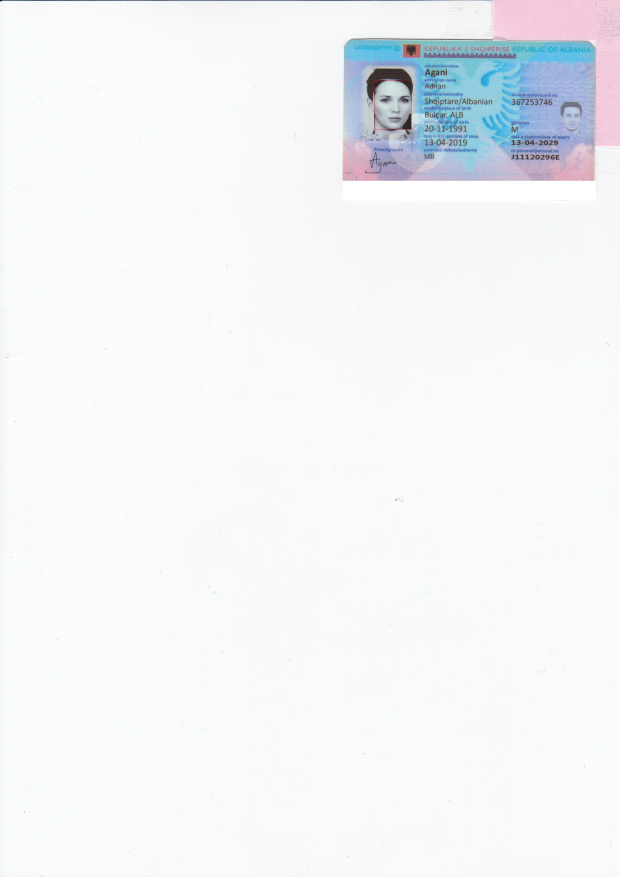
#> input picture sample_data/forged/alb_id_00.jpg, 2480 x 3507 px (shown at 1/4 size)
$ python -i tamper_detection.py   (imports and definitions only)
#> lines starting #> are read from the running program, lines starting #| are printed output that depends on the picture
"""
Step 4 — Tampering Detection (Error Level Analysis + Copy-Move Detection)

Two complementary classical image forensics techniques, no ML:

1. **ELA (Error Level Analysis)**: Re-save the image at a fixed JPEG
   quality, diff it pixel-by-pixel against the original, and amplify.
   Digitally edited regions compress differently from untouched regions.
   Uses **localized block-based scoring** so small tampered areas aren't
   diluted by a large clean background.

2. **Copy-Move Detection**: Uses ORB keypoint matching to find duplicated
   regions within the same image — a telltale sign of clone-stamp edits
   (e.g. blanking out an MRZ by copying a nearby background patch).

Outputs a Tamper Score (0-100) plus a heatmap image for the dashboard.
"""

import io
import logging
from dataclasses import dataclass
from typing import Optional

import numpy as np
from PIL import Image, ImageChops
import cv2

logger = logging.getLogger(__name__)


@dataclass
class TamperResult:
    tamper_score: float                # 0-100, higher = more likely tampered
    heatmap_overlay: np.ndarray         # RGB image: original + heatmap overlay
    heatmap_raw: np.ndarray             # grayscale ELA diff map
    hotspot_fraction: float             # fraction of pixels flagged as anomalous
    mean_diff: float
    max_diff: float
    ela_score: float = 0.0              # ELA sub-score (0-100)
    copy_move_score: float = 0.0        # Copy-move sub-score (0-100)
    copy_move_matches: int = 0          # number of suspicious match clusters found


def _to_pil(image: np.ndarray) -> Image.Image:
    if image.dtype != np.uint8:
        image = image.astype(np.uint8)
    return Image.fromarray(image)


def compute_ela(image: np.ndarray, jpeg_quality: int = 90, scale: float = 15.0) -> np.ndarray:
    """
    Re-compress `image` (RGB numpy array) as JPEG at `jpeg_quality`,
    reload it, and return the per-pixel absolute difference from the
    original, amplified by `scale` for visibility.
    """
    pil_img = _to_pil(image).convert("RGB")

    buffer = io.BytesIO()
    pil_img.save(buffer, "JPEG", quality=jpeg_quality)
    buffer.seek(0)
    recompressed = Image.open(buffer)

    diff = ImageChops.difference(pil_img, recompressed)
    diff_arr = np.asarray(diff).astype(np.float32)

    amplified = np.clip(diff_arr * scale, 0, 255).astype(np.uint8)
    return amplified


def _localized_ela_score(gray_ela: np.ndarray, block_size: int = 64) -> float:
    """
    Instead of averaging over the entire image (which dilutes small tampered
    areas), divide into blocks and use the **95th-percentile block mean**.
    This highlights localized anomalies even in mostly-clean images.
    """
    h, w = gray_ela.shape
    if h < block_size or w < block_size:
        return float(np.mean(gray_ela))

    block_means = []
    for i in range(0, h - block_size + 1, block_size):
        for j in range(0, w - block_size + 1, block_size):
            block = gray_ela[i:i + block_size, j:j + block_size]
            block_means.append(float(np.mean(block)))

    if not block_means:
        return float(np.mean(gray_ela))

    block_means.sort()
    # Use 95th percentile of block means — catches localized hot regions
    idx_95 = int(len(block_means) * 0.95)
    top_blocks = block_means[idx_95:]
    return float(np.mean(top_blocks)) if top_blocks else block_means[-1]


def _detect_copy_move(image: np.ndarray, min_matches: int = 8, distance_threshold: float = 30.0) -> tuple[float, int, np.ndarray]:
    """
    ORB keypoint-based copy-move forgery detection.

    Detects duplicated regions within the same image by finding keypoint
    matches that are spatially displaced (i.e. not matching themselves).
    Returns (score 0-100, number of suspicious clusters, visualization mask).
    """
    gray = cv2.cvtColor(image, cv2.COLOR_RGB2GRAY) if image.ndim == 3 else image

    # Resize for speed if the image is very large
    max_dim = 1024
    h, w = gray.shape[:2]
    scale_factor = 1.0
    if max(h, w) > max_dim:
        scale_factor = max_dim / max(h, w)
        gray = cv2.resize(gray, (int(w * scale_factor), int(h * scale_factor)))

    # ORB feature detection
    orb = cv2.ORB_create(nfeatures=2000)
    keypoints, descriptors = orb.detectAndCompute(gray, None)

    if descriptors is None or len(keypoints) < min_matches * 2:
        return 0.0, 0, np.zeros((h, w), dtype=np.uint8)

    # BFMatcher with Hamming distance
    bf = cv2.BFMatcher(cv2.NORM_HAMMING, crossCheck=False)
    matches = bf.knnMatch(descriptors, descriptors, k=5)

    # Filter: keep matches where the descriptors are similar but the
    # keypoints are spatially far apart (not self-matches)
    suspicious_pairs = []
    min_spatial_dist = 20.0 / scale_factor  # minimum pixel displacement

    for match_group in matches:
        for m in match_group:
            if m.queryIdx == m.trainIdx:
                continue  # skip self-match
            pt1 = np.array(keypoints[m.queryIdx].pt)
            pt2 = np.array(keypoints[m.trainIdx].pt)
            spatial_dist = np.linalg.norm(pt1 - pt2)
            if spatial_dist > min_spatial_dist and m.distance < distance_threshold:
                suspicious_pairs.append((m.queryIdx, m.trainIdx, pt1, pt2))

    # Build a mask highlighting suspicious regions
    mask = np.zeros(gray.shape[:2], dtype=np.uint8)
    for _, _, pt1, pt2 in suspicious_pairs:
        cv2.circle(mask, (int(pt1[0]), int(pt1[1])), 8, 255, -1)
        cv2.circle(mask, (int(pt2[0]), int(pt2[1])), 8, 255, -1)

    if scale_factor < 1.0:
        mask = cv2.resize(mask, (w, h))

    num_clusters = len(suspicious_pairs) // 2  # rough cluster count
    # Score: saturates around 40+ suspicious pairs
    score = min(100.0, (len(suspicious_pairs) / 40.0) * 100.0)

    return float(score), num_clusters, mask


def _build_heatmap_overlay(original: np.ndarray, ela_map: np.ndarray, copy_move_mask: Optional[np.ndarray] = None, alpha: float = 0.55) -> np.ndarray:
    """Overlay a JET colormap of the (grayscale) ELA intensity onto the original image."""
    gray = cv2.cvtColor(ela_map, cv2.COLOR_RGB2GRAY) if ela_map.ndim == 3 else ela_map
    gray_blurred = cv2.GaussianBlur(gray, (5, 5), 0)

    # Merge copy-move mask into ELA heatmap if available
    if copy_move_mask is not None:
        cm_resized = cv2.resize(copy_move_mask, (gray.shape[1], gray.shape[0])) if copy_move_mask.shape[:2] != gray.shape[:2] else copy_move_mask
        gray_blurred = np.maximum(gray_blurred, cm_resized)

    heat_color = cv2.applyColorMap(gray_blurred, cv2.COLORMAP_JET)
    heat_color = cv2.cvtColor(heat_color, cv2.COLOR_BGR2RGB)

    original_resized = cv2.resize(original, (gray.shape[1], gray.shape[0])) if original.shape[:2] != gray.shape[:2] else original
    if original_resized.ndim == 2:
        original_resized = cv2.cvtColor(original_resized, cv2.COLOR_GRAY2RGB)

    mask = (gray_blurred.astype(np.float32) / 255.0) ** 0.6
    mask = mask[..., None]
    overlay = (original_resized.astype(np.float32) * (1 - alpha * mask) +
               heat_color.astype(np.float32) * (alpha * mask))
    return np.clip(overlay, 0, 255).astype(np.uint8)


def detect_tampering(
    image: np.ndarray,
    jpeg_quality: int = 90,
    scale: float = 15.0,
    hotspot_threshold: int = 60,
) -> TamperResult:
    """
    Run ELA + copy-move detection on `image` and derive a 0-100 tamper
    score from the combined signals.
    """
    ela_map = compute_ela(image, jpeg_quality=jpeg_quality, scale=scale)
    gray = cv2.cvtColor(ela_map, cv2.COLOR_RGB2GRAY) if ela_map.ndim == 3 else ela_map

    mean_diff = float(np.mean(gray))
    max_diff = float(np.max(gray))
    hotspot_fraction = float(np.mean(gray > hotspot_threshold))

    # --- Localized ELA score (block-based) ---
    localized_intensity = _localized_ela_score(gray)
    spread_component = min(hotspot_fraction * 400, 100)
    intensity_component = min((localized_intensity / 60.0) * 100, 100)
    ela_score = float(np.clip(0.65 * spread_component + 0.35 * intensity_component, 0, 100))

    # --- Copy-move detection ---
    try:
        cm_score, cm_clusters, cm_mask = _detect_copy_move(image)
    except Exception as e:
        logger.warning("Copy-move detection failed: %s", e)
        cm_score, cm_clusters, cm_mask = 0.0, 0, np.zeros(gray.shape[:2], dtype=np.uint8)

    # --- Combined tamper score ---
    # ELA and copy-move are complementary; take the max so either signal
    # alone can flag a document, weighted slightly toward ELA.
    tamper_score = float(np.clip(max(ela_score, 0.4 * ela_score + 0.6 * cm_score), 0, 100))

    overlay = _build_heatmap_overlay(image, ela_map, cm_mask)

    return TamperResult(
        tamper_score=tamper_score,
        heatmap_overlay=overlay,
        heatmap_raw=gray,
        hotspot_fraction=hotspot_fraction,
        mean_diff=mean_diff,
        max_diff=max_diff,
        ela_score=ela_score,
        copy_move_score=cm_score,
        copy_move_matches=cm_clusters,
    )

>>> import cv2
>>> picture = cv2.cvtColor(cv2.imread('../sample_data/forged/alb_id_00.jpg'), cv2.COLOR_BGR2RGB)
>>> result = detect_tampering(picture)
#> in compute_ela, `amplified = np.clip(diff_arr * scale, 0, 255).astype(np.uint8)`:
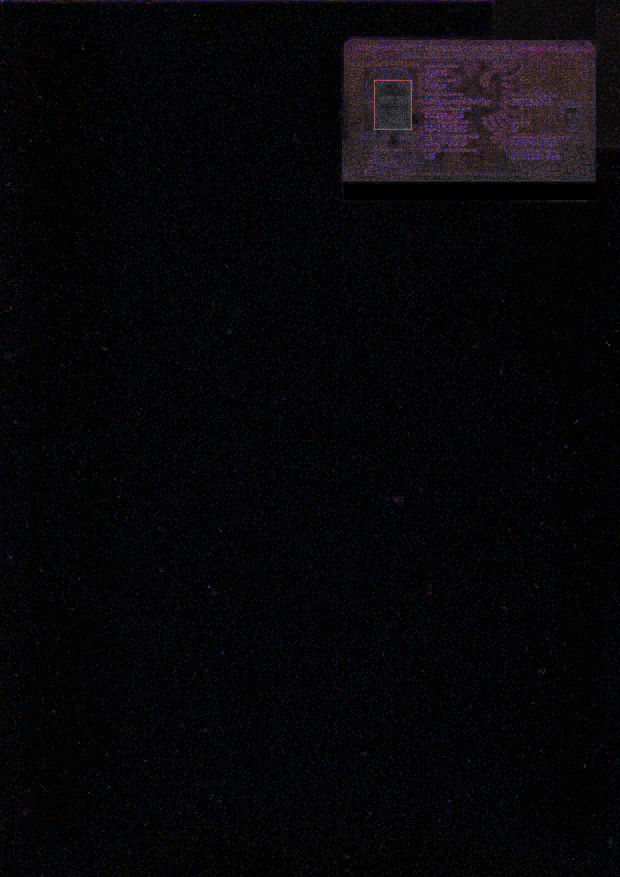
#> amplified: shape (3507, 2480, 3) (shown at 1/4 size); mean R, G, B 7.1, 6.6, 9.1
#> in detect_tampering, `mean_diff = float(np.mean(gray))`: mean_diff = 7.02
#> in detect_tampering, `max_diff = float(np.max(gray))`: max_diff = 255
#> in detect_tampering, `hotspot_fraction = float(np.mean(gray > hotspot_threshold))`: hotspot_fraction = 0.0178
#> after the loop in _localized_ela_score, `for i in range(0, h - block_size + 1, block_size):`:
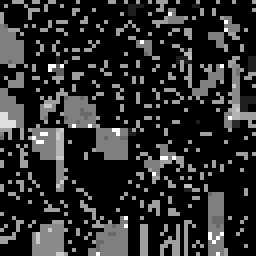
#> block: shape (64, 64) (shown 4 times larger); min 0, max 24, mean 4.2; drawn with min black and max white
#> after the loop in _localized_ela_score, `for i in range(0, h - block_size + 1, block_size):`: block_means = 2052 values, max 59.19 at index 293, min 1.93 at index 485, mean 7.1
#> in _localized_ela_score, `idx_95 = int(len(block_means) * 0.95)`: idx_95 = 1949
#> in _localized_ela_score, `top_blocks = block_means[idx_95:]`: top_blocks = 103 values from 43.22 to 59.19
#> in detect_tampering, `localized_intensity = _localized_ela_score(gray)`: localized_intensity = 49.28
#> in detect_tampering, `spread_component = min(hotspot_fraction * 400, 100)`: spread_component = 7.13
#> in detect_tampering, `intensity_component = min((localized_intensity / 60.0) * 100, 100)`: intensity_component = 82.14
#> in detect_tampering, `ela_score = float(np.clip(0.65 * spread_component + 0.35 * intensity_c..`: ela_score = 33.38
#> in _detect_copy_move, `gray = cv2.resize(gray, (int(w * scale_factor), int(h * scale_factor)))`:
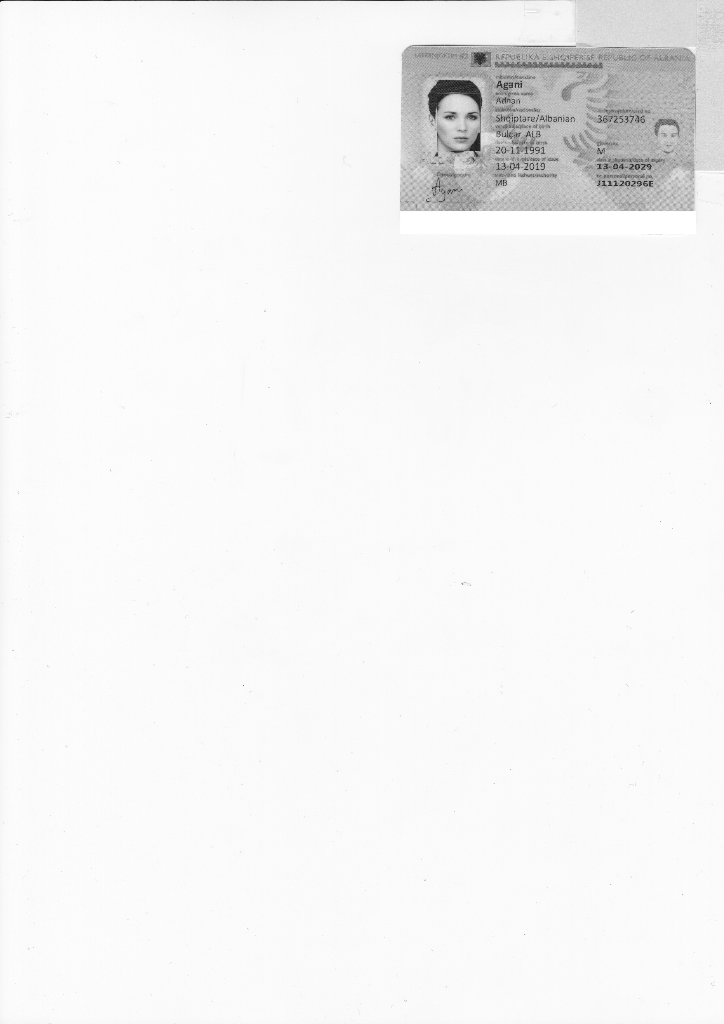
#> gray: shape (1024, 724); min 13, max 255, mean 244.3
#> in _detect_copy_move, `keypoints, descriptors = orb.detectAndCompute(gray, None)`: keypoints = 1609 keypoints; strongest (x, y, size): (606, 183, 31), (613, 183, 31), (477, 151, 31), (628, 183, 31)
#> in _detect_copy_move, `matches = bf.knnMatch(descriptors, descriptors, k=5)`: matches = 1609 matches
#> after the loop in _detect_copy_move, `for match_group in matches:`: suspicious_pairs = []
#> in _detect_copy_move, `mask = np.zeros(gray.shape[:2], dtype=np.uint8)`: mask: shape (1024, 724); every value is 0
#> in _detect_copy_move, `mask = cv2.resize(mask, (w, h))`: mask: shape (3507, 2480); every value is 0
#> in _detect_copy_move, `num_clusters = len(suspicious_pairs) // 2`: num_clusters = 0
#> in detect_tampering, `tamper_score = float(np.clip(max(ela_score, 0.4 * ela_score + 0.6 * cm..`: tamper_score = 33.38
#> in _build_heatmap_overlay, `heat_color = cv2.applyColorMap(gray_blurred, cv2.COLORMAP_JET)`:
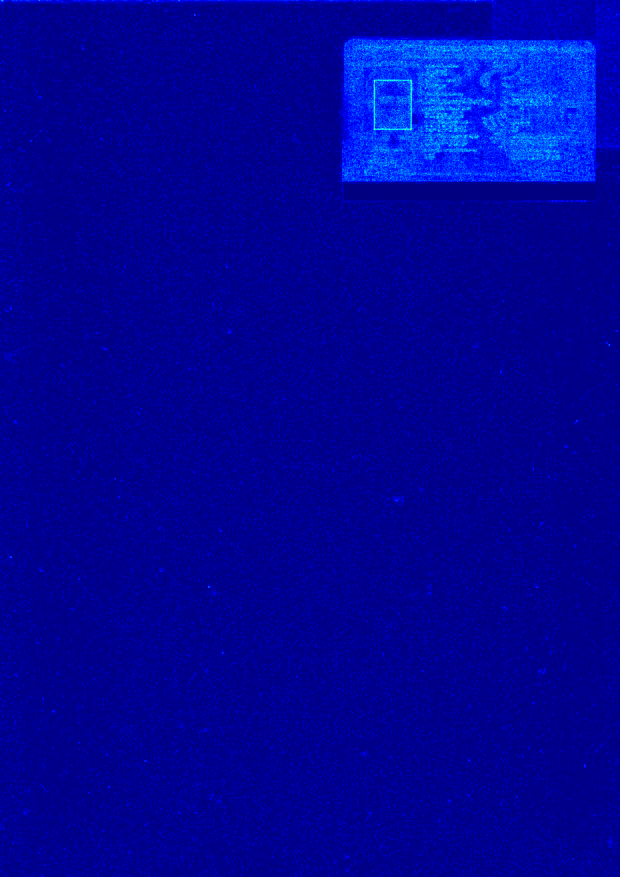
#> heat_color: shape (3507, 2480, 3) (shown at 1/4 size); mean B, G, R 151.8, 4.2, 0
#> in _build_heatmap_overlay, `mask = (gray_blurred.astype(np.float32) / 255.0) ** 0.6`:
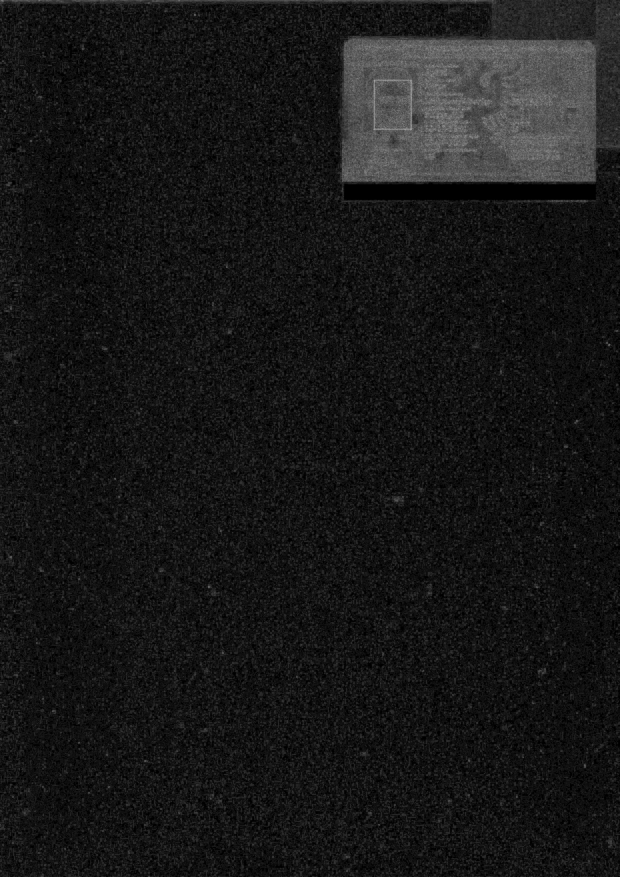
#> mask: shape (3507, 2480) float32 (shown at 1/4 size); min 0, max 0.79, mean 0.0942
#> in _build_heatmap_overlay, `overlay = (original_resized.astype(np.float32) * (1 - alpha * mask) + ..`:
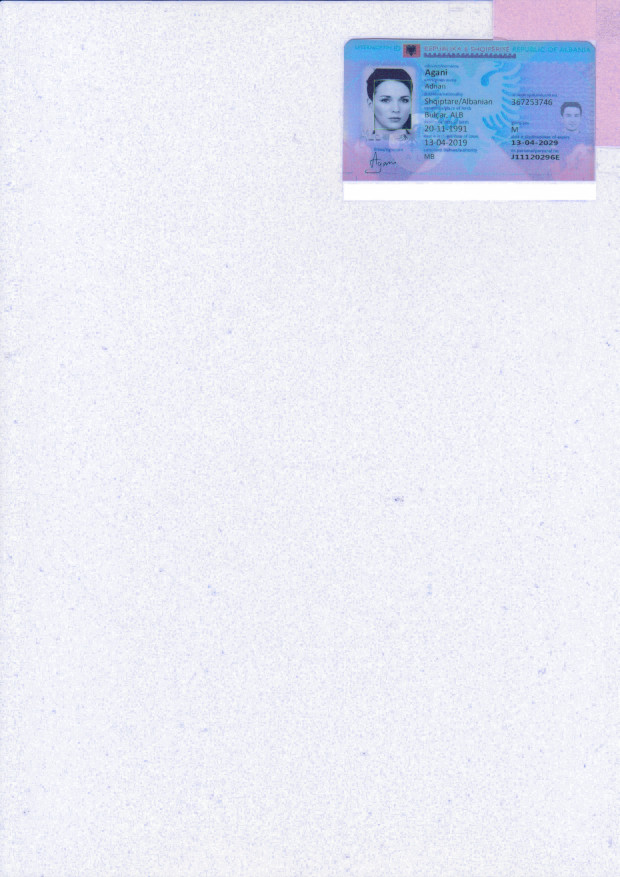
#> overlay: shape (3507, 2480, 3) float32 (shown at 1/4 size); mean R, G, B 242.4, 244.8, 251.5; drawn with min black and max white
#> in _build_heatmap_overlay, `return np.clip(overlay, 0, 255).astype(np.uint8)`:
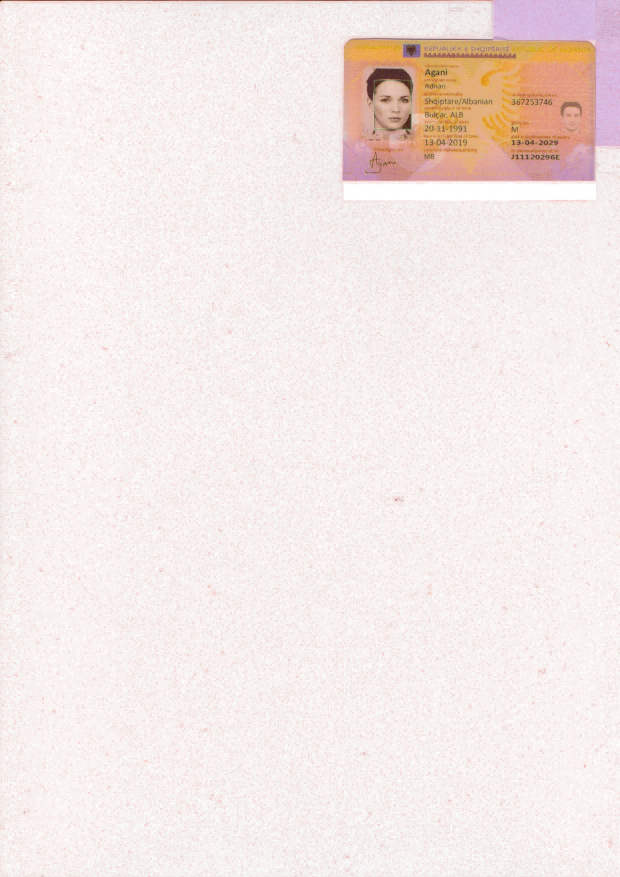
#> returned value: shape (3507, 2480, 3) (shown at 1/4 size); mean of channels 0, 1, 2 230.6, 233.5, 244.2; drawn as B, G, R

$ run again, on sample_data/forged/alb_id_01.jpg
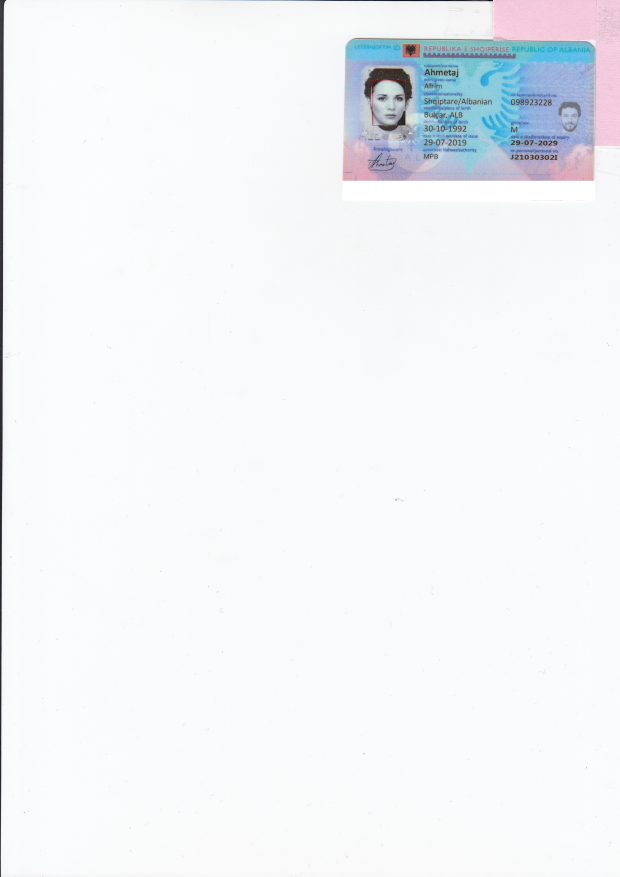
#> input picture sample_data/forged/alb_id_01.jpg, 2480 x 3507 px (shown at 1/4 size)
#> mean_diff = 7.11
#> max_diff = 255
#> hotspot_fraction = 0.0188
#> after the loop in _localized_ela_score, `for i in range(0, h - block_size + 1, block_size):`:
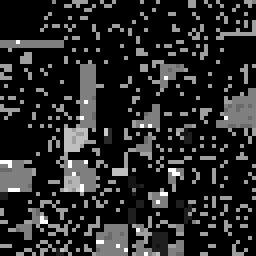
#> block: shape (64, 64) (shown 4 times larger); min 0, max 24, mean 3.8; drawn with min black and max white
#> after the loop in _localized_ela_score, `for i in range(0, h - block_size + 1, block_size):`: block_means = 2052 values, max 58.74 at index 294, min 1.61 at index 484, mean 7.19
#> idx_95 = 1949
#> top_blocks = 103 values from 43.56 to 58.74
#> localized_intensity = 50.62
#> spread_component = 7.53
#> intensity_component = 84.36
#> ela_score = 34.42
#> keypoints = 1604 keypoints; strongest (x, y, size): (530, 85, 31), (606, 183, 31), (604, 183, 31), (640, 183, 31)
#> matches = 1604 matches
#> after the loop in _detect_copy_move, `for match_group in matches:`: suspicious_pairs = []
#> num_clusters = 0
#> tamper_score = 34.42
#> in _build_heatmap_overlay, `return np.clip(overlay, 0, 255).astype(np.uint8)`:
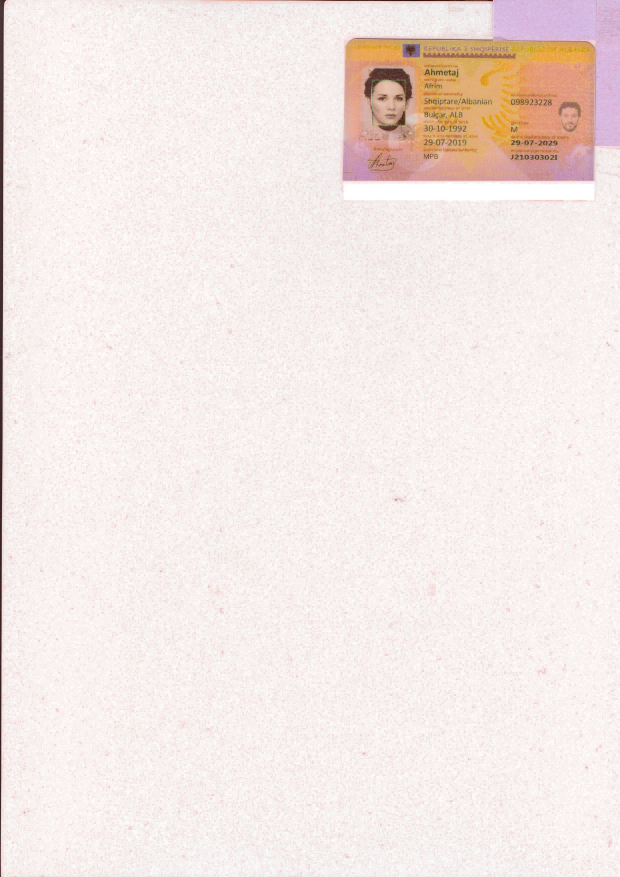
#> returned value: shape (3507, 2480, 3) (shown at 1/4 size); mean of channels 0, 1, 2 229.6, 232.6, 243.3; drawn as B, G, R
